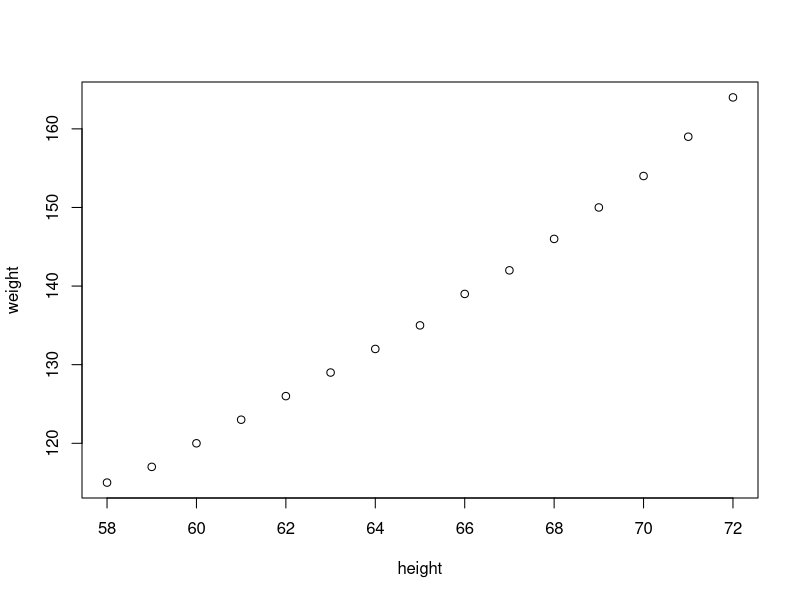
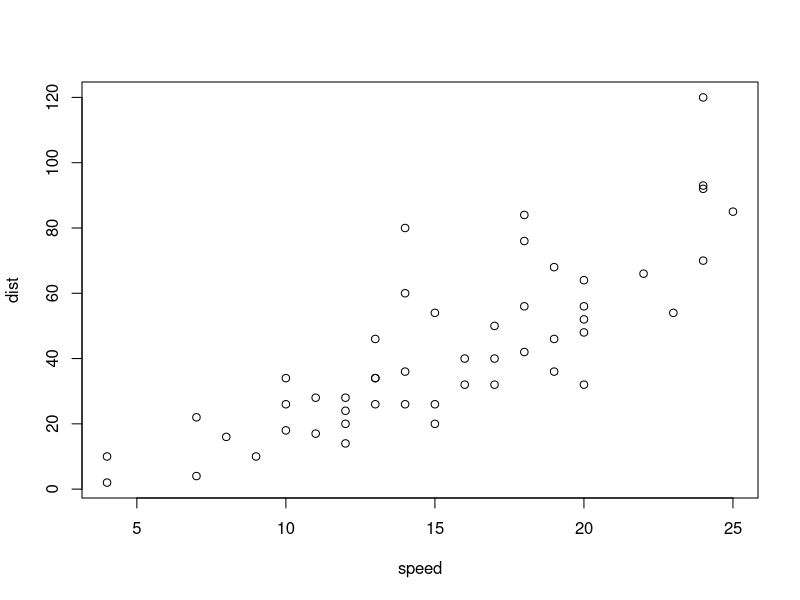
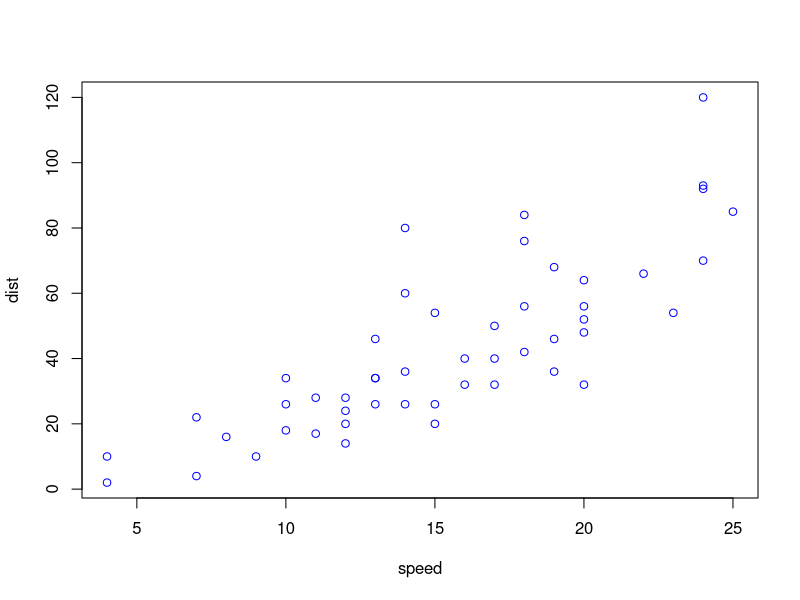
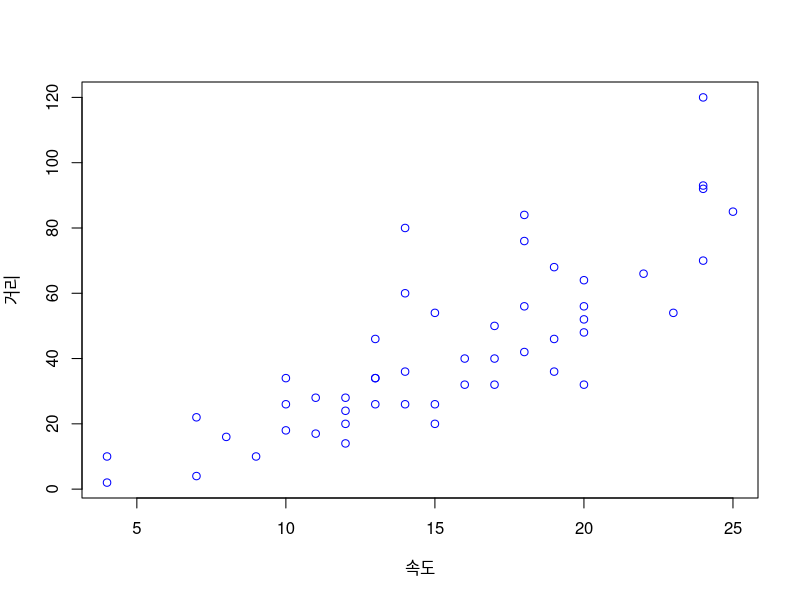
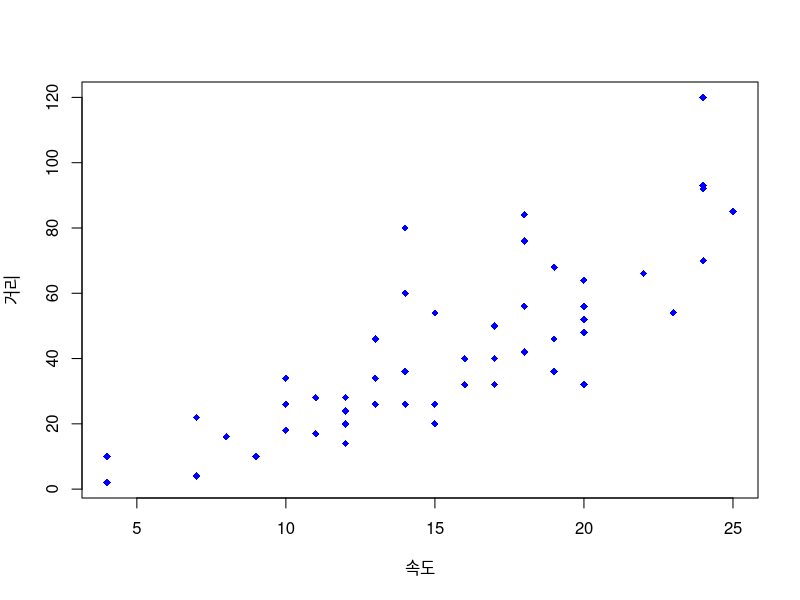
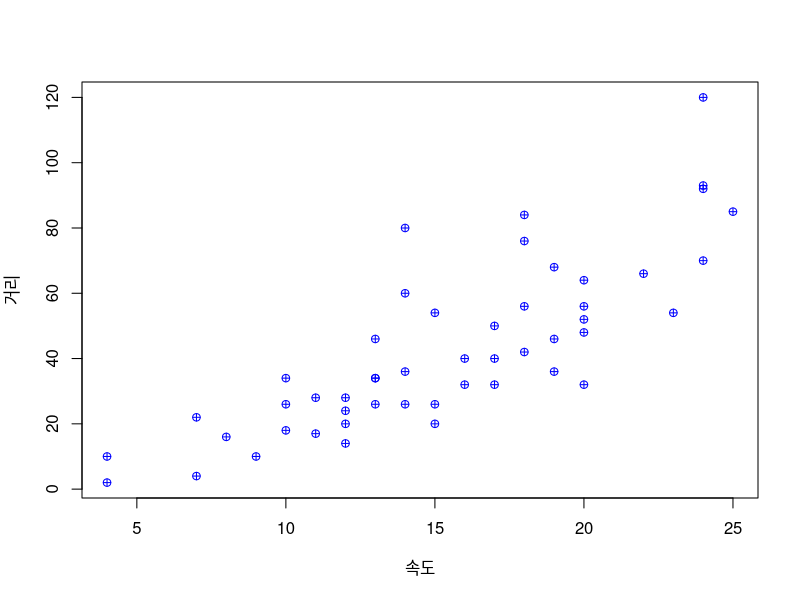
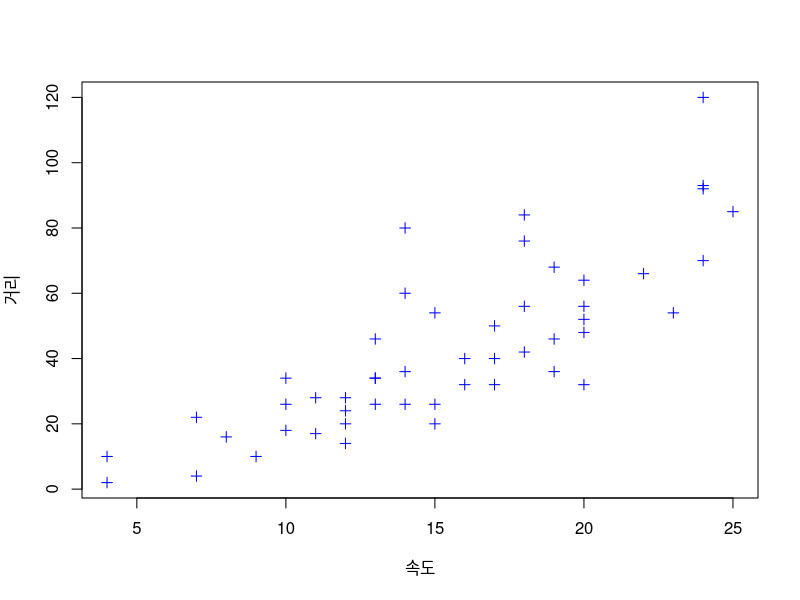
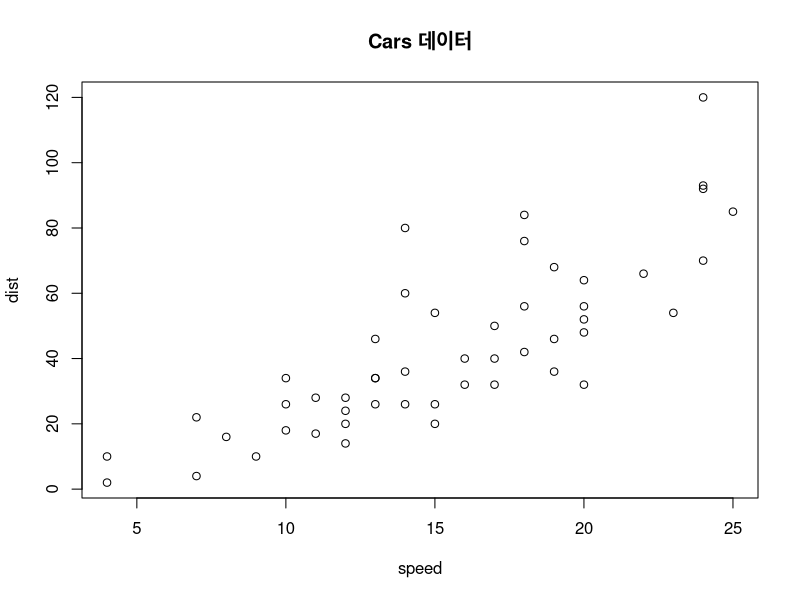

The R source for these figures, in order:
plot(women)
plot(cars)
plot(cars, col="blue")
plot(cars, col="blue", xlab='속도', ylab='거리')
plot(cars, col="blue", xlab='속도', ylab='거리', pch=18)
plot(cars, col="blue", xlab='속도', ylab='거리', pch=10)
plot(cars, col="blue", xlab='속도', ylab='거리', pch=3)
plot(cars, main ="Cars 데이터")

# 도움말 보기
?plot
help(plot)

search()
install.packages("ggplot2")
library(ggplot2)
install.packages("dplyr")
library(dplyr)
search()
library(ggplot2)
ls(package:dplyr)

# p65 chap02-06
str(iris)
head(iris,10)
plot(iris)
plot(iris$Petal.Width, iris$Petal.Length, col=iris$Species)

summary(iris)


# p72 chap02-단원문제
# Q1
?plot
Speed <- cars$speed
Distance <- cars$dist
plot(Speed, Distance, panel.first=grid(8,8), pch=0, cex=1.2, col="blue")

?summary
r1 <- example(quantile, setRNG = TRUE)
x1 <- rnorm(1)
u <- runif(1)
r2 <- example(quantile, setRNG=TRUE)
x2 <- rnorm(1)
stopifnot(identical(r1,r2))
x1; x2
lmex <- sapply(apropos("^lm", mode = "function"), example, character.only = TRUE, give.lines = TRUE) 
sapply(lmex, length)
